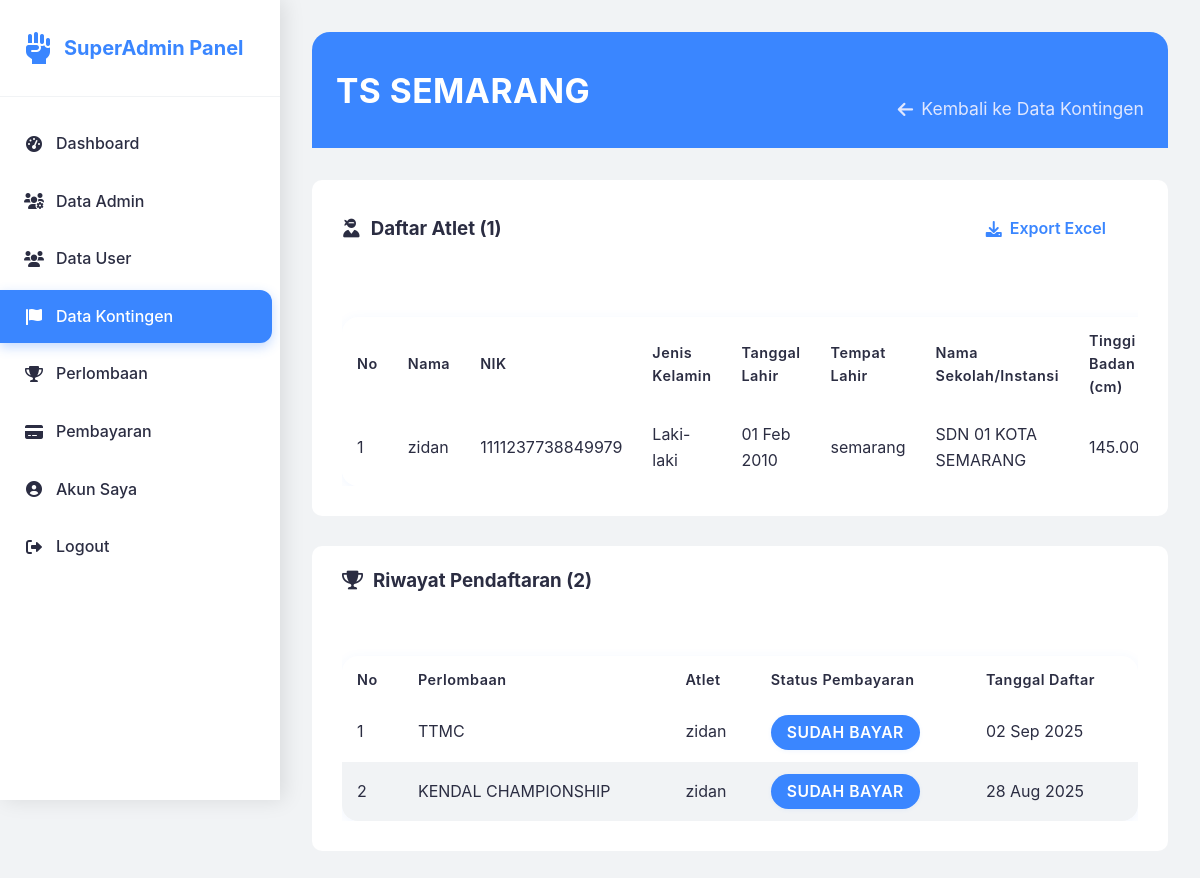
Before: /dashboard/superadmin/data-kontingen-detail.php?id=4 (signed in) with the older database file.
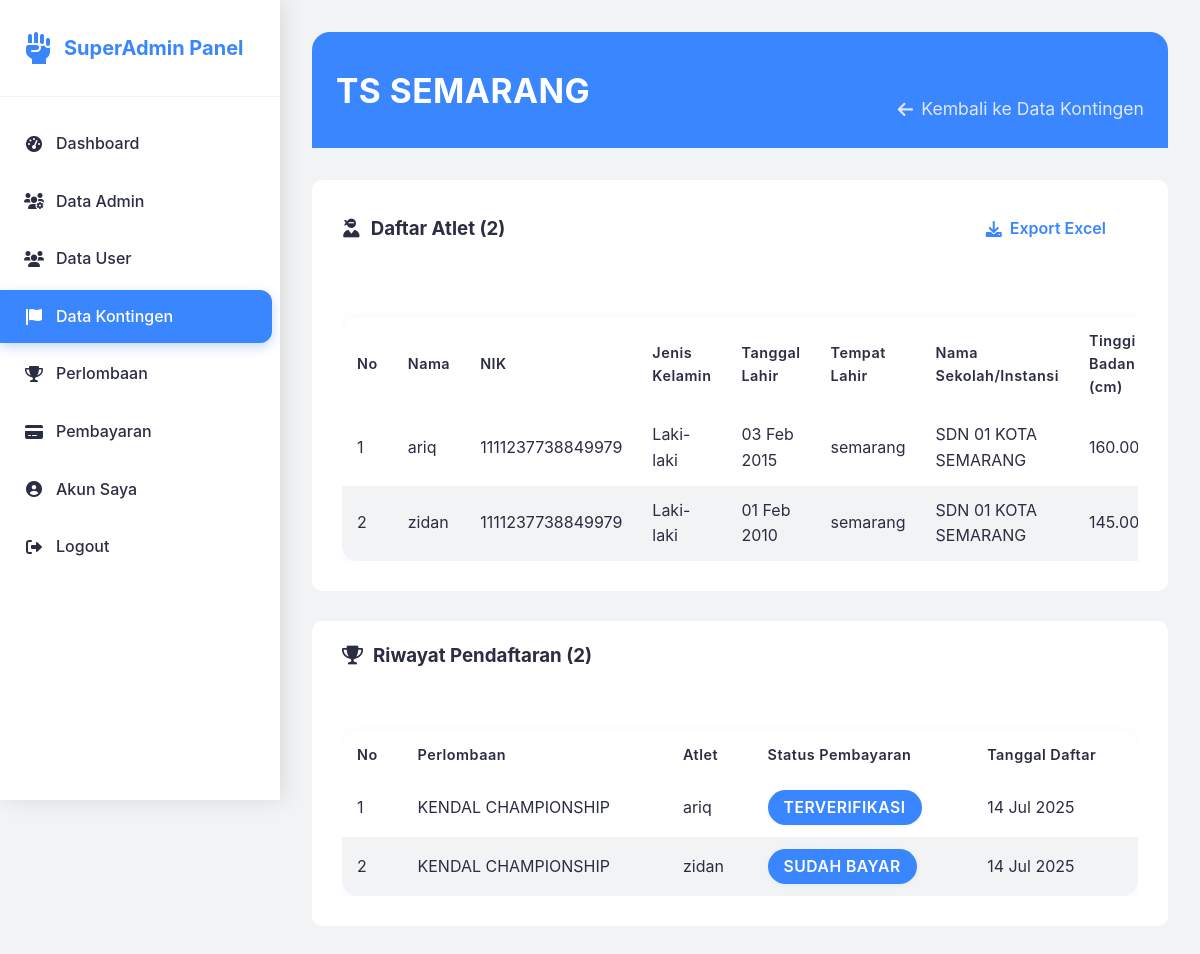
After: the same page with the newer database file.
### tables this page shows
CREATE TABLE `athletes` (
  `id` int NOT NULL,
  `user_id` int DEFAULT NULL,
  `kontingen_id` int DEFAULT NULL,
  `foto` varchar(255) DEFAULT NULL,
  `nama` varchar(100) NOT NULL,
  `nik` varchar(50) DEFAULT NULL,
  `jenis_kelamin` enum('L','P') NOT NULL,
  `tanggal_lahir` date NOT NULL,
  `tempat_lahir` varchar(50) NOT NULL,
  `nama_sekolah` varchar(100) DEFAULT NULL,
  `berat_badan` decimal(5,2) DEFAULT NULL,
  `tinggi_badan` decimal(5,2) DEFAULT NULL,
  `created_at` timestamp NOT NULL DEFAULT CURRENT_TIMESTAMP,
  `updated_at` timestamp NOT NULL DEFAULT CURRENT_TIMESTAMP ON UPDATE CURRENT_TIMESTAMP
);

CREATE TABLE `registrations` (
  `id` int NOT NULL,
  `competition_id` int NOT NULL,
  `athlete_id` int NOT NULL,
  `category_id` int DEFAULT NULL,
  `status` enum('pending','approved','rejected','paid') DEFAULT 'pending',
  `payment_status` enum('unpaid','paid','verified') DEFAULT 'unpaid',
  `payment_proof` varchar(255) DEFAULT NULL,
  `created_at` timestamp NOT NULL DEFAULT CURRENT_TIMESTAMP,
  `updated_at` timestamp NOT NULL DEFAULT CURRENT_TIMESTAMP ON UPDATE CURRENT_TIMESTAMP,
  `age_category_id` int DEFAULT NULL,
  `competition_type_id` int DEFAULT NULL,
  `payment_note` text
);

CREATE TABLE `competitions` (
  `id` int NOT NULL,
  `nama_perlombaan` varchar(200) NOT NULL,
  `deskripsi` text,
  `lokasi` varchar(200) DEFAULT NULL,
  `maps_link` text,
  `whatsapp_group` text,
  `kontak_panitia` varchar(100) DEFAULT NULL,
  `status` enum('coming_soon','open_regist','close_regist','active','finished','inactive') DEFAULT 'coming_soon',
  `tanggal_open_regist` date DEFAULT NULL,
  `tanggal_close_regist` date DEFAULT NULL,
  `tanggal_pelaksanaan` date DEFAULT NULL,
  `poster` varchar(255) DEFAULT NULL,
  `created_at` timestamp NOT NULL DEFAULT CURRENT_TIMESTAMP,
  `updated_at` timestamp NOT NULL DEFAULT CURRENT_TIMESTAMP ON UPDATE CURRENT_TIMESTAMP,
  `registration_status` enum('auto','coming_soon','open_regist','close_regist') DEFAULT 'auto'
);

### dashboard/superadmin/data-kontingen-detail.php (the view, shortened to what the changed rows need)
<?php
require_once '../../config/database.php';
$kontingen_id = $_GET['id'] ?? 0;
$stmt = $pdo->prepare("
    SELECT k.*, u.nama as user_name, u.email as user_email, u.whatsapp as user_whatsapp
    FROM kontingen k
    LEFT JOIN users u ON k.user_id = u.id
    WHERE k.id = ?
");
$stmt->execute([$kontingen_id]);
$kontingen = $stmt->fetch();
$stmt = $pdo->prepare("
    SELECT a.*
    FROM athletes a
    WHERE a.kontingen_id = ?
    ORDER BY a.created_at DESC
");
$stmt->execute([$kontingen_id]);
$athletes = $stmt->fetchAll();
$stmt = $pdo->prepare("
    SELECT r.*, c.nama_perlombaan, a.nama as athlete_name
    FROM registrations r
    LEFT JOIN competitions c ON r.competition_id = c.id
    LEFT JOIN athletes a ON r.athlete_id = a.id
    WHERE a.kontingen_id = ?
    ORDER BY r.created_at DESC
");
$stmt->execute([$kontingen_id]);
$registrations = $stmt->fetchAll();
?>
<!DOCTYPE html>
<html lang="id">
<head>
    <link rel="stylesheet" href="../../assets/css/style.css">
    <link href="https://cdnjs.cloudflare.com/ajax/libs/font-awesome/6.0.0/css/all.min.css" rel="stylesheet">
</head>
<body>
    <div class="main-content">
        <div class="page-header">
            <h1 class="page-title"><?php echo htmlspecialchars($kontingen['nama_kontingen']); ?></h1>
        </div>
        <div class="detail-container">
            <div class="detail-card">
                <div class="detail-header">
                    <h3><i class="fas fa-user-ninja"></i> Daftar Atlet (<?php echo count($athletes); ?>)</h3>
                    <div class="detail-actions">
                        <?php if (!empty($athletes)): ?>
                        <a href="?id=<?php echo $kontingen_id; ?>&export=athletes" class="btn-primary">
                        </a>
                        <?php endif; ?>
                    </div>
                </div>
                <div class="detail-content">
                    <?php if (empty($athletes)): ?>
                    <div class="empty-state">
                        <i class="fas fa-user-ninja"></i>
                        <p>Kontingen belum memiliki atlet</p>
                        <small style="color: #6b7280;">Atlet akan muncul setelah user menambahkan data atlet dan mengaitkannya dengan kontingen ini.</small>
                    </div>
                    <?php else: ?>
                    <div class="table-responsive">
                        <table class="detail-table" id="athleteTable">
                            <thead>
                                <tr>
                                    <th>No</th>
                                    <th>Nama</th>
                                    <th>NIK</th>
                                    <th>Jenis Kelamin</th>
                                    <th>Tanggal Lahir</th>
                                    <th>Tempat Lahir</th>
                                    <th>Nama Sekolah/Instansi</th>
                                    <th>Tinggi Badan (cm)</th>
                                </tr>
                            </thead>
                            <tbody>
                                <?php foreach ($athletes as $index => $athlete): ?>
                                <tr>
                                    <td><?php echo $index + 1; ?></td>
                                    <td><?php echo htmlspecialchars($athlete['nama']); ?></td>
                                    <td><?php echo htmlspecialchars($athlete['nik']); ?></td>
                                    <td><?php echo $athlete['jenis_kelamin'] == 'L' ? 'Laki-laki' : 'Perempuan'; ?></td>
                                    <td><?php echo date('d M Y', strtotime($athlete['tanggal_lahir'])); ?></td>
                                    <td><?php echo htmlspecialchars($athlete['tempat_lahir']); ?></td>
                                    <td><?php echo htmlspecialchars($athlete['nama_sekolah']); ?></td>
                                    <td><?php echo $athlete['tinggi_badan']; ?></td>
                                </tr>
                                <?php endforeach; ?>
                            </tbody>
                        </table>
                    </div>
                    <?php endif; ?>
                </div>
            </div>
            <div class="detail-card">
                <div class="detail-content">
                    <?php if (empty($registrations)): ?>
                    <div class="empty-state">
                        <i class="fas fa-trophy"></i>
                        <p>Kontingen belum pernah mendaftar perlombaan</p>
                    </div>
                    <?php else: ?>
                    <div class="table-responsive">
                        <table class="detail-table">
                            <thead>
                                <tr>
                                    <th>No</th>
                                    <th>Perlombaan</th>
                                    <th>Atlet</th>
                                    <th>Status Pembayaran</th>
                                    <th>Tanggal Daftar</th>
                                </tr>
                            </thead>
                            <tbody>
                                <?php foreach ($registrations as $index => $reg): ?>
                                <tr>
                                    <td><?php echo $index + 1; ?></td>
                                    <td><?php echo htmlspecialchars($reg['nama_perlombaan'] ?? 'N/A'); ?></td>
                                    <td><?php echo htmlspecialchars($reg['athlete_name'] ?? 'N/A'); ?></td>
                                    <td>
                                        <span class="status-badge status-<?php
                                            switch($reg['payment_status']) {
                                                case 'paid':
                                                case 'verified': echo 'active'; break;
                                            }
                                        ?>">
                                            <?php
                                            switch($reg['payment_status']) {
                                                case 'paid': echo 'Sudah Bayar'; break;
                                                case 'verified': echo 'Terverifikasi'; break;
                                            }
                                            ?>
                                        </span>
                                    </td>
                                    <td><?php echo date('d M Y', strtotime($reg['created_at'])); ?></td>
                                </tr>
                                <?php endforeach; ?>
                            </tbody>
                        </table>
                    </div>
                    <?php endif; ?>
                </div>
            </div>
        </div>
    </div>
</body>
</html>

Changed rows visible on the page:
removed registrations: competition.nama_perlombaan "TTMC", athlete.nama "zidan", payment_status "SUDAH BAYAR", created_at "02 Sep 2025"
removed registrations: competition.nama_perlombaan "KENDAL CHAMPIONSHIP", athlete.nama "zidan", payment_status "SUDAH BAYAR", created_at "28 Aug 2025"
now on this page (row edited): athletes: nama "ariq", nik "1111237738849979", jenis_kelamin "Laki-laki", tanggal_lahir "03 Feb 2015", tempat_lahir "semarang", nama_sekolah "SDN 01 KOTA SEMARANG", tinggi_badan "160.00"
added registrations: competition.nama_perlombaan "KENDAL CHAMPIONSHIP", athlete.nama "ariq", payment_status "TERVERIFIKASI", created_at "14 Jul 2025"
added registrations: competition.nama_perlombaan "KENDAL CHAMPIONSHIP", athlete.nama "zidan", payment_status "SUDAH BAYAR", created_at "14 Jul 2025"
Other visible differences:
count($athletes): "1" → "2"
